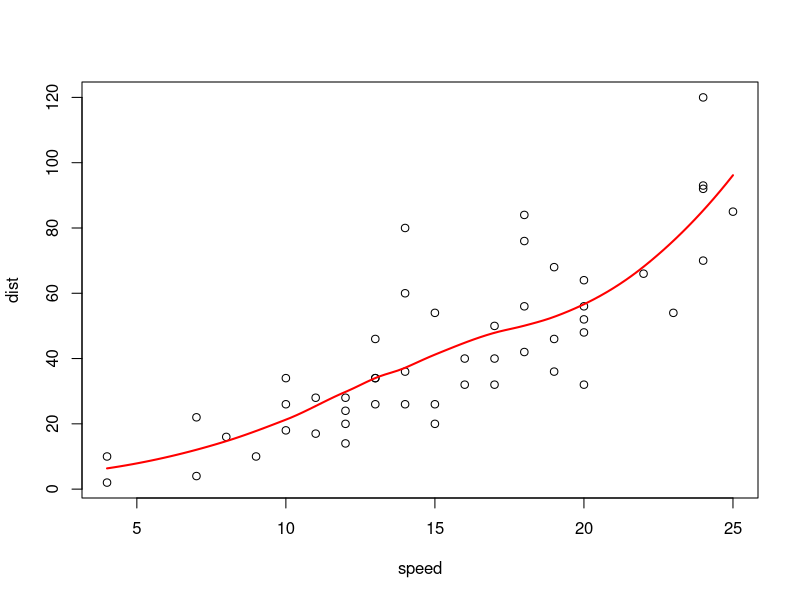

Generate this figure with R:
# Regressão local (LOESS)
# Material didático — Estatística e Ciência de Dados — ICTIN/UFLA
# Fonte: James et al. (2021)

ajuste <- loess(dist ~ speed, data = cars, span = 0.7)
x <- data.frame(speed = seq(min(cars$speed), max(cars$speed), len = 100))
plot(dist ~ speed, data = cars)
lines(x$speed, predict(ajuste, newdata = x), col = "red", lwd = 2)
print(summary(ajuste))
